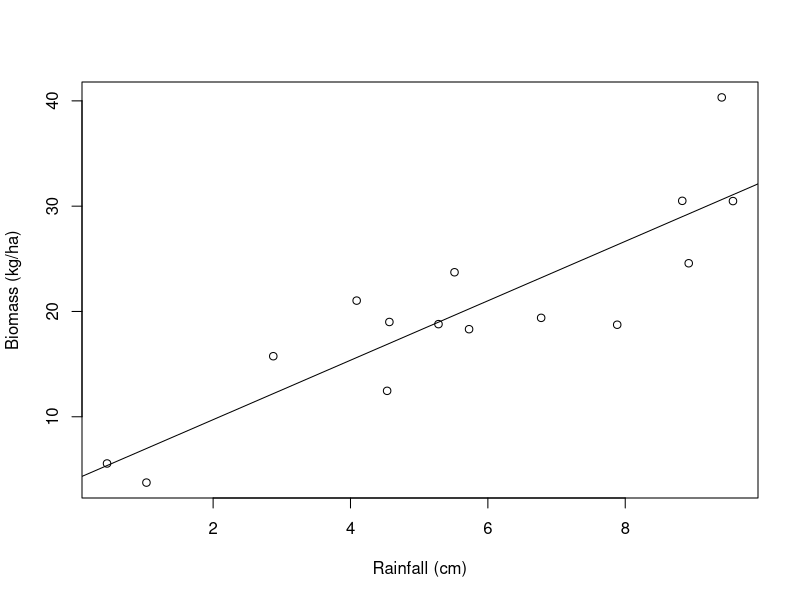
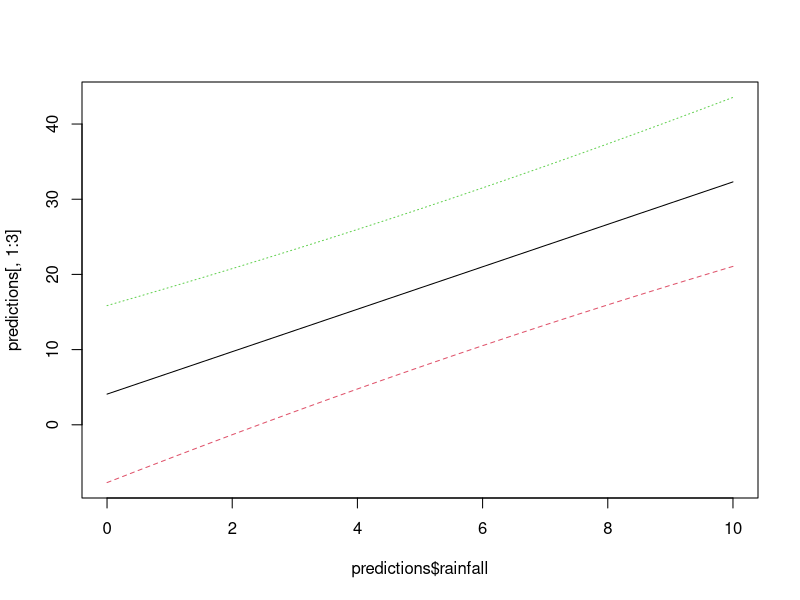
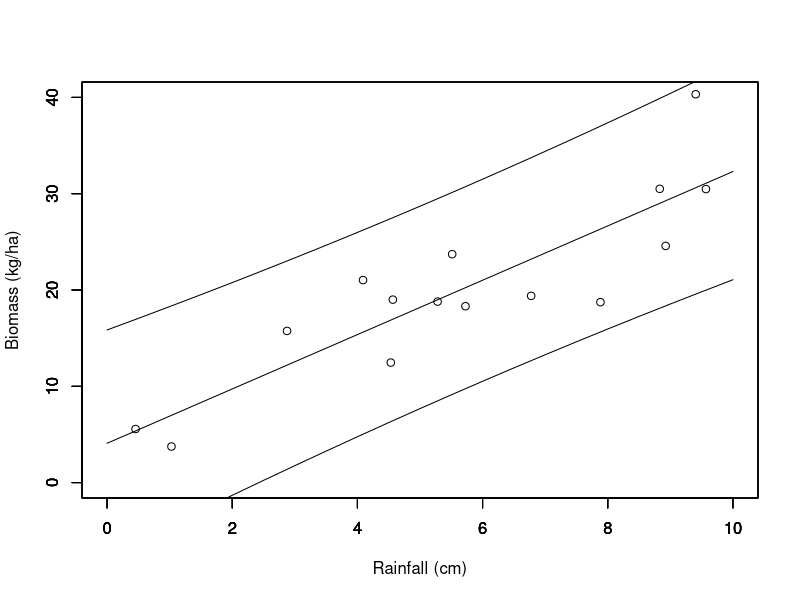

The R source for these figures, in order:

#  NRES 710, Linear Regression (4)
#     University of Nevada, Reno
#     Linear regression - prediction  

# Read in the biomass data again, if necessary
datum <- read.csv("lecture_7_biomass_data.csv")

# Plot
plot(biomass ~ rainfall, data = datum, xlab = "Rainfall (cm)", ylab = "Biomass (kg/ha)")

# Regression
results <- lm(biomass ~ rainfall, data = datum)
abline(results)

# Examine the results 
summary(results)

# Make a prediction for when rainfall = 5 cm
4.08 + 2.82 * 5

# Examine the help file
help(predict.lm)

# Create predict data
datumPredict <- data.frame(rainfall = 5)
datumPredict

# Create a new object called predictions
predictions <- predict(results, datumPredict, interval = "prediction")
predictions

predictions[1,"upr"] - predictions[1,"fit"]

# Examine summary
summary(datum)

# Let's make predictions between 0 -- 10 cm of rainfall
# And let's try to make 20 predictions across this interval: 10cm/20predictions = a prediction every 0.5 cm
datumPredict <- data.frame(rainfall = seq(from = 0, to = 10, by = 0.5))

# Make the predictions
predictions <- predict(results, datumPredict, interval = "prediction")

# Examine predictions
head(predictions)

# Make it a dataframe to make it easier to add data to it.
predictions <- as.data.frame(predictions)

# Add a new column
predictions$rainfall <- seq(from = 0, to = 10, by = 0.5)

# Examine
predictions

# Very simple way to plot the prediction intervals
matplot(predictions$rainfall, predictions[,1:3], type = "l")

# Plot the data, but this time specify what the x- and y-limits are.
# This is important to make sure everything will fit on here.
plot(biomass ~ rainfall, data = datum, xlim = c(0, 10), ylim = c(0, 40), xlab = "Rainfall (cm)", ylab = "Biomass (kg/ha)")

# But now we have to add other data onto here, without erasing the original data.
# Specify the parameter: new = TRUE
par(new = TRUE)
plot(fit ~ rainfall, data = predictions, type = "l", xlim = c(0, 10), ylim = c(0, 40), ylab = "", xlab = "")
par(new = TRUE)
plot(lwr ~ rainfall, data = predictions, type = "l", xlim = c(0, 10), ylim = c(0, 40), ylab = "", xlab = "")
par(new = TRUE)
plot(upr ~ rainfall, data = predictions, type = "l", xlim = c(0, 10), ylim = c(0, 40), ylab = "", xlab = "")
